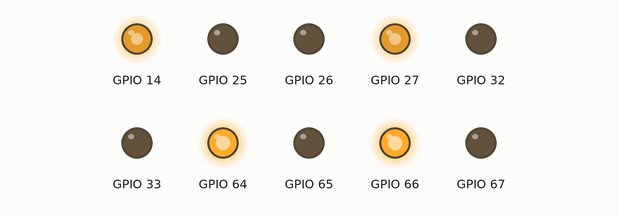
Bench run of a program on a simulated ESP32. On the bench: output pins drawn as LEDs (lit = HIGH). What the program prints to the serial monitor is not drawn.

Above: at 0.15 s.
At 0.8 s:
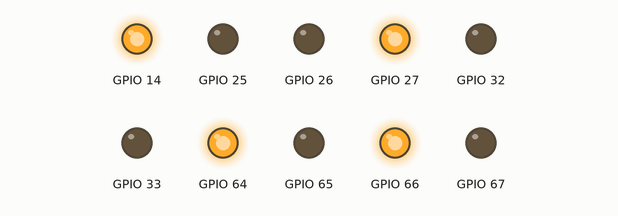
At 10.1 s:
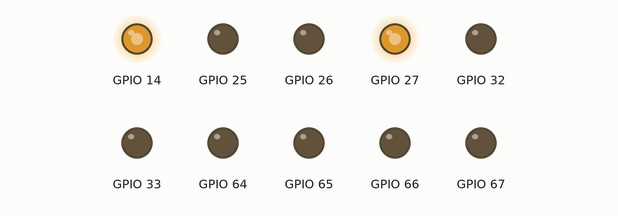
Timing chart, 0 to 11.6 s (numbered marks = the images above):
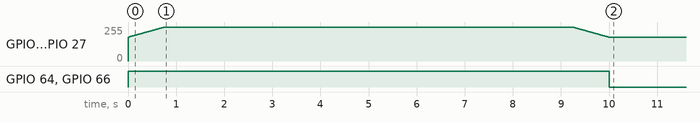

The program:

main.cpp
```cpp
#include <Arduino.h>
#include "PetalMotors.h"

PetalMotors petalMotors;

uint8_t direction = DIRECTION_CLOSE;
unsigned long timer = 0;

void setup() {
    Serial.begin(115200);
    petalMotors.setup();

    petalMotors.runMotor(0, direction, 10000, 10);
    petalMotors.runMotor(1, direction, 10000, 10);
    timer = millis() + 11000;
}

void loop() {
    petalMotors.update();

    /*if (timer <= millis()) {
        if (direction == DIRECTION_CLOSE) {
            direction = DIRECTION_OPEN;
            petalMotors.runMotor(0, direction, 5000, 10);
            petalMotors.runMotor(1, direction, 5000, 10);
            timer = millis() + 6000;
        }
        else {
            direction = DIRECTION_CLOSE;
            petalMotors.runMotor(0, direction, 7000, 10);
            petalMotors.runMotor(1, direction, 7000, 10);
            timer = millis() + 7000;
        }
    }*/
}
```

PetalMotors.cpp
```cpp
#include "PetalMotors.h"

#if defined(ARDUINO_ARCH_ESP32) && defined(CONFIG_ARDUHAL_ESP_LOG)
#include "esp32-hal-log.h"
#define LOG_TAG ""
#else
#include "esp_log.h"
static const char* LOG_TAG = "ServoPetals";
#endif

// Setting PWM properties
#define PWM_FREQUENCY 30000
#define PWM_RESOLUTION 8
#define MIN_DUTY_CYCLE 180
#define MAX_DUTY_CYCLE 255

PetalMotors::PetalMotors() : motorMultiplexor(0x20), animations(6) {
}

void PetalMotors::setup() {
    motorMultiplexor.begin(21, 22);
    Serial.println(motorMultiplexor.isConnected());

    setupMotor(0, 14, 0, 1);
    setupMotor(1, 27, 2, 3);
    setupMotor(2, 26, 4, 5);
    setupMotor(3, 25, 6, 7);
    setupMotor(4, 33, 8, 9);
    setupMotor(5, 32, 10, 11);
}

void PetalMotors::setupMotor(uint8_t motorIndex, uint8_t pinEnable, uint8_t portIn1, uint8_t portIn2) {
    pinMode(pinEnable, OUTPUT);
    ledcSetup(motorIndex, PWM_FREQUENCY, PWM_RESOLUTION);
    ledcAttachPin(pinEnable, motorIndex);
    motors[motorIndex] = {pinEnable, motorIndex, portIn1, portIn2, 0, 0, MIN_DUTY_CYCLE};
}

void PetalMotors::update() {
    animations.UpdateAnimations();
}

void PetalMotors::runMotor(uint8_t motorIndex, uint8_t direction, uint16_t durationMillis, uint8_t acceleration) {
    Motor *motor = &motors[motorIndex];
    motor->direction = direction;
    motor->dutyCycle = acceleration > 0 ? MIN_DUTY_CYCLE : MAX_DUTY_CYCLE;
    //motor.dutyCycle = MAX_DUTY_CYCLE;
    motor->acceleration = acceleration;
    motor->durationMillis = durationMillis;

    ledcWrite(motor->pwmChannel, motor->dutyCycle);

    if (direction == DIRECTION_OPEN) {
        ESP_LOGI(LOG_TAG, "Opening %d", motorIndex);
        motorMultiplexor.write(motor->portIn1, LOW);
        motorMultiplexor.write(motor->portIn2, HIGH);
    }
    else {
        ESP_LOGI(LOG_TAG, "Closing %d", motorIndex);
        motorMultiplexor.write(motor->portIn1, HIGH);
        motorMultiplexor.write(motor->portIn2, LOW);
    }

    animations.StartAnimation(motorIndex, durationMillis, [=](const AnimationParam& param){ motorAnimationUpdate(param); });
}

void PetalMotors::motorAnimationUpdate(const AnimationParam& param) {
    Motor *motor = &motors[param.index];

    if (motor->acceleration > 0) {
        uint16_t dutyCycle = motor->dutyCycle;

        if (param.progress < 0.5 && dutyCycle < 255) { // acceleration
            float durationProgress = motor->durationMillis * param.progress;
            dutyCycle = (durationProgress / motor->acceleration) + MIN_DUTY_CYCLE;
        }
        else if (param.progress > 0.5) { // deceleration
            float progress = 1 - param.progress; // 0.5 -> 0
            float durationProgress = motor->durationMillis * progress; // 10000: 5000 -> 0
            dutyCycle = (durationProgress / motor->acceleration) + MIN_DUTY_CYCLE; // 10: 500 -> 0 (680 -> 180)
        }

        if (dutyCycle > 255) {
            dutyCycle = 255;
        }
        if (dutyCycle != motor->dutyCycle) {
            motor->dutyCycle = dutyCycle;
            ledcWrite(motor->pwmChannel, dutyCycle);
        }
    }

    if (param.state == AnimationState_Completed) {
        ESP_LOGI(LOG_TAG, "Stopping %d", param.index);
        motorMultiplexor.write(motor->portIn1, LOW);
        motorMultiplexor.write(motor->portIn2, LOW);
    }
}

void PetalMotors::stopMotor(uint8_t motorIndex) {
    Motor *motor = &motors[motorIndex];
    animations.StopAnimation(motorIndex);
    ESP_LOGI(LOG_TAG, "Stopping %d", motorIndex);
    motorMultiplexor.write(motor->portIn1, LOW);
    motorMultiplexor.write(motor->portIn2, LOW);
}
```

PetalMotors.h
```cpp
#pragma once

#include "Arduino.h"
#include <NeoPixelAnimator.h>
#include <PCF8575.h>

#define DIRECTION_OPEN 1
#define DIRECTION_CLOSE 0

typedef struct Motor {
    uint8_t pinEnable;
    uint8_t pwmChannel;
    uint8_t portIn1;
    uint8_t portIn2;
    uint8_t direction;
    uint8_t acceleration;
    uint8_t dutyCycle;
    uint16_t durationMillis;
} Motor;

class PetalMotors {
    public:
        PetalMotors();
        void setup();
        void update();
        void runMotor(uint8_t motorIndex, uint8_t direction, uint16_t durationMillis, uint8_t acceleration);
        void stopMotor(uint8_t motorIndex);

    private:
        PCF8575 motorMultiplexor;
        Motor motors[6];
        NeoPixelAnimator animations; // animation management object used for motors acceleration/deceleration

        void setupMotor(uint8_t motorIndex, uint8_t pinEnable, uint8_t portIn1, uint8_t portIn2);
        void motorAnimationUpdate(const AnimationParam& param);
};
```

Measured:
- by itself, GPIO 14, GPIO 27: rises from 179/255 to 255/255 in 0.74 s, then falls to 179/255 in 9.2 s
- by itself, GPIO 64, GPIO 66: HIGH → LOW at 10.0 s
